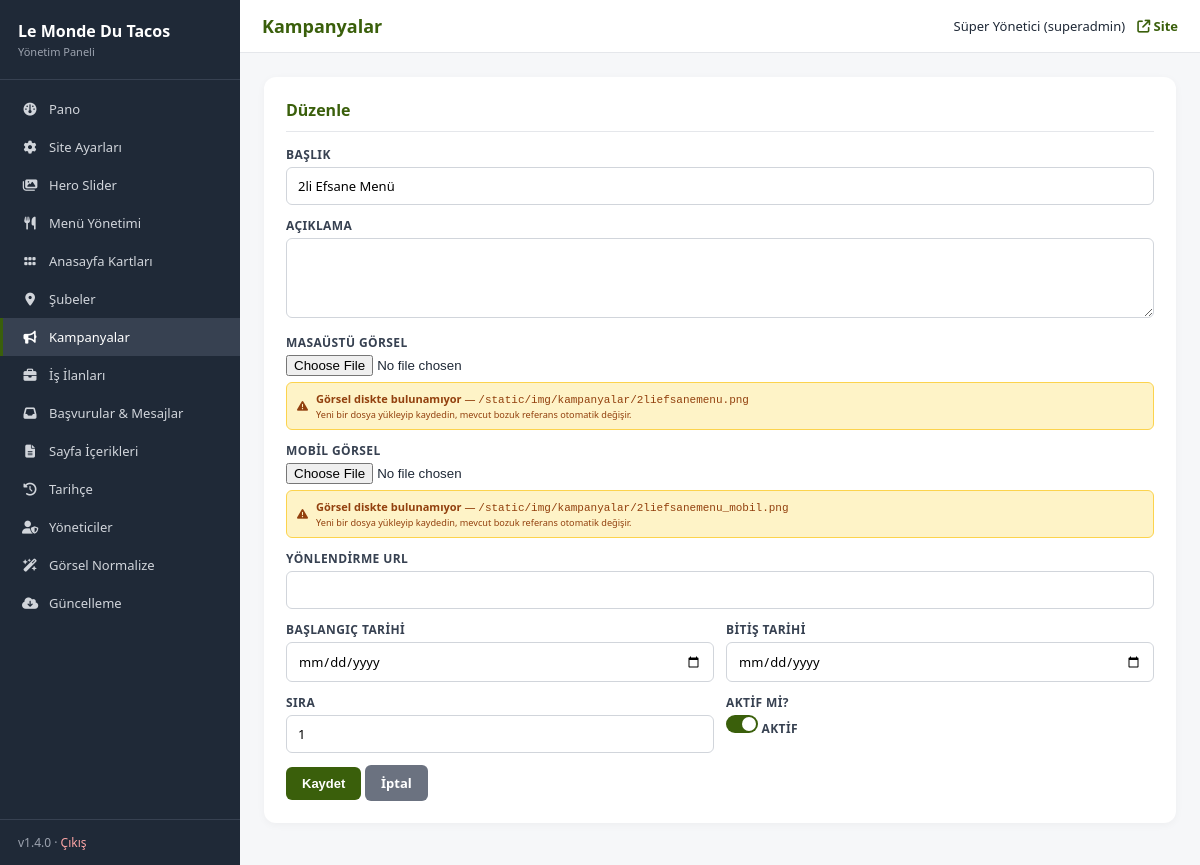
The app's page /admin/campaigns.php?action=edit&id=1 (signed in) with its own data.
### tables this page shows
CREATE TABLE IF NOT EXISTS campaigns (
    id            INT UNSIGNED AUTO_INCREMENT PRIMARY KEY,
    title         VARCHAR(200) NULL,
    description   TEXT NULL,
    image         VARCHAR(255) NOT NULL,
    image_mobile  VARCHAR(255) NULL,
    link_url      VARCHAR(255) NULL,
    starts_on     DATE NULL,
    ends_on       DATE NULL,
    sort_order    INT NOT NULL DEFAULT 0,
    is_active     TINYINT(1) NOT NULL DEFAULT 1,
    created_at    TIMESTAMP DEFAULT CURRENT_TIMESTAMP,
    INDEX idx_active_sort (is_active, sort_order)
);

### includes/functions.php (called while the page is built, shortened)
<?php
require_once __DIR__ . '/db.php';
function e(?string $s): string {
    return htmlspecialchars((string)($s ?? ''), ENT_QUOTES | ENT_SUBSTITUTE, 'UTF-8');
}
function admin_check(): bool {
    return true;
}
function admin_user(): ?array {
    $stmt = db()->prepare("SELECT id, username, name, email, role FROM admin_users WHERE id = ? AND is_active = 1");
    $stmt->execute([$_SESSION['admin_id']]);
    $cache = $stmt->fetch() ?: null;
    return $cache;
}
function asset_exists(?string $path): bool {
    $root = realpath(__DIR__ . '/..');
    $path = '/' . ltrim($path, '/');
    $escaped = preg_replace_callback('/[çÇğĞıİöÖşŞüÜ]/u', function ($m) {
        $hex = str_pad(strtoupper(dechex(mb_ord($m[0], 'UTF-8'))), 4, '0', STR_PAD_LEFT);
        return '#U' . $hex;
    }, $path);
    return false;
}

### includes/db.php (called while the page is built, shortened)
<?php
function db(): PDO {
    static $pdo = null;
    if ($pdo instanceof PDO) {
        return $pdo;
    }
    $dsn = sprintf(
        'mysql:host=%s;dbname=%s;charset=%s',
        DB_HOST,
        DB_NAME,
        DB_CHARSET
    );
    try {
        $pdo = new PDO($dsn, DB_USER, DB_PASS, [
            PDO::ATTR_ERRMODE            => PDO::ERRMODE_EXCEPTION,
            PDO::ATTR_DEFAULT_FETCH_MODE => PDO::FETCH_ASSOC,
            PDO::ATTR_EMULATE_PREPARES   => false,
            PDO::MYSQL_ATTR_INIT_COMMAND => "SET NAMES " . DB_CHARSET . " COLLATE utf8mb4_unicode_ci",
        ]);
    } catch (PDOException $e) {
        if (DEBUG) {
            die('DB error: ' . htmlspecialchars($e->getMessage(), ENT_QUOTES, 'UTF-8'));
        }
        error_log('DB connection failed: ' . $e->getMessage());
        die('Veritabanı bağlantısı kurulamadı. Lütfen daha sonra tekrar deneyin.');
    }
    return $pdo;
}

### admin/campaigns.php (the view, shortened to what this page needs)
<?php
$page_h = 'Kampanyalar';
require __DIR__ . '/_header.php';
require __DIR__ . '/_crud.php';
$crud = new Crud([
    'table' => 'campaigns',
    'label' => 'Kampanya',
    'fields' => [
        'title'        => ['label' => 'Başlık'],
        'description'  => ['label' => 'Açıklama'],
        'image'        => [], 'image_mobile' => [],
        'link_url'     => ['label' => 'Bağlantı'],
        'starts_on'    => [],
        'ends_on'      => [],
        'sort_order'   => ['type' => 'int'],
        'is_active'    => ['type' => 'bool'],
    ],
    'images' => ['image', 'image_mobile'],
    'image_dir' => 'kampanya',
]);
$crud->handle();
$action = $_GET['action'] ?? 'list';
$row = ($action === 'edit' && !empty($_GET['id'])) ? $crud->getRow((int)$_GET['id']) : null;
if ($action === 'list'): ?>
  <div class="card">
    <h2 style="display:flex;justify-content:space-between;align-items:center">
      <span>Kampanyalar</span>
      <a href="?action=new" class="btn btn-sm">+ Yeni Kampanya</a>
    </h2>
    <?php $rows = $crud->listAll(); ?>
    <?php if (!$rows): ?>
      <div class="empty">Henüz kampanya yok.</div>
    <?php else: ?>
      <table>
        <thead><tr><th>#</th><th>Görsel</th><th>Başlık</th><th>Tarih</th><th>Sıra</th><th>Durum</th><th>İşlem</th></tr></thead>
        <tbody>
        <?php foreach ($rows as $r): ?>
          <tr>
            <td><?= (int)$r['id'] ?></td>
            <td><?= $r['image'] ? '<img class="thumb" src="' . e(asset($r['image'])) . '">' : '—' ?></td>
            <td><?= e($r['title'] ?? '—') ?></td>
            <td style="font-size:11px"><?= $r['starts_on'] ? format_date($r['starts_on'],'d.m.Y') : '—' ?> → <?= $r['ends_on'] ? format_date($r['ends_on'],'d.m.Y') : '—' ?></td>
            <td><?= (int)$r['sort_order'] ?></td>
            <td><span class="badge <?= $r['is_active'] ? 'b-on' : 'b-off' ?>"><?= $r['is_active'] ? 'Aktif' : 'Pasif' ?></span></td>
            <td class="actions">
              <a class="btn btn-sm btn-line" href="?action=edit&id=<?= $r['id'] ?>"><i class="fa-solid fa-pen"></i></a>
              <form method="post" style="display:inline"><?= csrf_field() ?><input type="hidden" name="action" value="toggle"><input type="hidden" name="id" value="<?= $r['id'] ?>"><button class="btn btn-sm btn-secondary"><i class="fa-solid fa-power-off"></i></button></form>
              <form method="post" data-confirm="Silinsin mi?" style="display:inline"><?= csrf_field() ?><input type="hidden" name="action" value="delete"><input type="hidden" name="id" value="<?= $r['id'] ?>"><button class="btn btn-sm btn-danger"><i class="fa-solid fa-trash"></i></button></form>
            </td>
          </tr>
        <?php endforeach; ?>
        </tbody>
      </table>
    <?php endif; ?>
  </div>
<?php else: ?>
  <div class="card">
    <h2><?= $row ? 'Düzenle' : 'Yeni Kampanya' ?></h2>
    <form method="post" enctype="multipart/form-data">
      <?php
        field('title','Başlık', $row['title'] ?? '');
        field('description','Açıklama', $row['description'] ?? '', 'textarea');
        field('image','Masaüstü Görsel', $row['image'] ?? null, 'image');
      ?>
      <div class="grid-2">
      </div>
      <div class="grid-2">
        <?php
          field('is_active','Aktif mi?', (string)($row['is_active'] ?? 1), 'bool');
        ?>
      </div>
      <button type="submit" class="btn">Kaydet</button>
      <a href="campaigns.php" class="btn btn-secondary">İptal</a>
    </form>
  </div>
<?php endif; ?>
<?php require __DIR__ . '/_footer.php'; ?>

### admin/_header.php (shortened to what this page needs)
<?php
require_once __DIR__ . '/../includes/functions.php';
$cu = admin_user();
$nav_items = [
    ['index.php',                  'Pano',                'fa-gauge'],
    ['settings.php',               'Site Ayarları',       'fa-gear'],
    ['slider.php',                 'Hero Slider',         'fa-images'],
    ['menu.php',                   'Menü Yönetimi',       'fa-utensils'],
    ['promo-cards.php',            'Anasayfa Kartları',   'fa-grip'],
    ['branches.php',               'Şubeler',             'fa-location-dot'],
    ['campaigns.php',              'Kampanyalar',         'fa-bullhorn'],
    ['jobs.php',                   'İş İlanları',         'fa-briefcase'],
    ['applications.php',           'Başvurular & Mesajlar','fa-inbox'],
    ['pages.php',                  'Sayfa İçerikleri',    'fa-file-lines'],
    ['timeline.php',               'Tarihçe',             'fa-clock-rotate-left'],
    ['users.php',                  'Yöneticiler',         'fa-user-shield'],
    ['normalize-images.php',       'Görsel Normalize',    'fa-wand-magic-sparkles'],
    ['update.php',                 'Güncelleme',          'fa-cloud-arrow-down'],
];
$current = basename($_SERVER['PHP_SELF']);
$page_h  = $page_h ?? 'Pano';
?><!doctype html>
<html lang="tr">
<head>
<link rel="stylesheet" href="https://cdnjs.cloudflare.com/ajax/libs/font-awesome/6.5.0/css/all.min.css">
</head>
<body>
<div class="app">
  <aside class="sb">
    <div class="sb-head">
      <div class="brand">Le Monde Du Tacos</div>
      <div class="sub">Yönetim Paneli</div>
    </div>
    <nav class="sb-nav">
      <?php foreach ($nav_items as [$href, $label, $icon]): ?>
        <a href="<?= e($href) ?>" class="<?= $current === $href ? 'active' : '' ?>">
          <i class="fa-solid <?= e($icon) ?>"></i>
          <span><?= e($label) ?></span>
        </a>
      <?php endforeach; ?>
    </nav>
    <div class="sb-foot">
      v<?= APP_VERSION ?> &middot; <a href="logout.php">Çıkış</a>
    </div>
  </aside>
  <div class="main">
    <header class="tb">
      <h1><?= e($page_h) ?></h1>
      <div class="user">
        <span><?= e($cu['name']) ?> (<?= e($cu['role']) ?>)</span>
        <a href="/" target="_blank"><i class="fa-solid fa-arrow-up-right-from-square"></i> Site</a>
      </div>
    </header>
    <main class="cnt">

### admin/_crud.php (shortened to what this page needs)
<?php
require_once __DIR__ . '/../includes/functions.php';
class Crud
{
    public function getRow(int $id): ?array
    {
        $stmt = db()->prepare("SELECT * FROM " . $this->cfg['table'] . " WHERE id = ?");
        $stmt->execute([$id]);
        return $stmt->fetch() ?: null;
    }
}
function field(string $name, string $label, ?string $value, string $type = 'text', array $opts = []): void
{
    echo '<div class="row">';
    echo '<label>' . e($label) . ($opts['required'] ?? false ? ' *' : '') . '</label>';
    $req = ($opts['required'] ?? false) ? ' required' : '';
    $ph  = isset($opts['placeholder']) ? ' placeholder="' . e($opts['placeholder']) . '"' : '';
    switch ($type) {
        case 'textarea':
            $rows = $opts['rows'] ?? 3;
            echo '<textarea name="' . e($name) . '" rows="' . (int)$rows . '"' . $req . $ph . '>' . e($value) . '</textarea>';
            break;
        case 'image':
            echo '<input type="file" name="' . e($name) . '" accept="image/*">';
            if ($value) {
                if (asset_exists($value)) {
                    echo '<div class="help">Mevcut: <img src="' . e(asset($value)) . '" style="height:50px;vertical-align:middle;border-radius:4px"> <span style="color:#6b7280;font-size:11px;margin-left:6px">' . e(basename($value)) . '</span></div>';
                } else {
                    echo '<div class="help" style="background:#fef3c7;border:1px solid #fcd34d;color:#92400e;padding:8px 10px;border-radius:6px;display:flex;align-items:center;gap:8px;margin-top:6px">';
                    echo '<i class="fa-solid fa-triangle-exclamation"></i>';
                    echo '<span><strong>Görsel diskte bulunamıyor</strong> &mdash; ';
                    echo '<code style="font-size:11px">' . e($value) . '</code><br>';
                    echo '<small>Yeni bir dosya yükleyip kaydedin, mevcut bozuk referans otomatik değişir.</small></span>';
                    echo '</div>';
                }
            }
            break;
        case 'bool':
            $checked = $value ? ' checked' : '';
            echo '<label class="toggle"><input type="checkbox" name="' . e($name) . '" value="1"' . $checked . '> Aktif</label>';
            break;
        default:
            echo '<input type="' . e($type) . '" name="' . e($name) . '" value="' . e($value) . '"' . $req . $ph . '>';
    }
    echo '</div>';
}

### admin/_header.php (style rules this page uses)
* { box-sizing:border-box;margin:0;padding:0 }
body { font-family:system-ui,-apple-system,Segoe UI,Roboto,Arial,sans-serif;background:#f6f7f9;color:#1f2937;font-size:14px }
.app { display:flex;min-height:100vh }
.sb { width:240px;background:#1f2937;color:#e5e7eb;flex-shrink:0;display:flex;flex-direction:column }
.sb-head { padding:20px 18px;border-bottom:1px solid #374151 }
.sb-head .brand { font-size:16px;font-weight:700;color:#fff;margin-bottom:2px }
.sb-head .sub { font-size:11px;color:#9ca3af }
.sb-nav { flex:1;padding:10px 0;overflow-y:auto }
.sb-nav a { display:flex;align-items:center;gap:10px;padding:10px 18px;color:#d1d5db;text-decoration:none;font-size:13px;border-left:3px solid transparent;transition:.15s }
.sb-nav a.active { background:#374151;color:#fff;border-left-color:#3A5F0B }
.sb-nav a i { width:18px;text-align:center;font-size:13px }
.sb-foot { padding:14px 18px;border-top:1px solid #374151;font-size:12px;color:#9ca3af }
.sb-foot a { color:#fca5a5;text-decoration:none }
.main { flex:1;display:flex;flex-direction:column;min-width:0 }
.tb { background:#fff;padding:14px 22px;display:flex;align-items:center;justify-content:space-between;border-bottom:1px solid #e5e7eb }
.tb h1 { font-size:18px;color:#3A5F0B }
.tb .user { display:flex;align-items:center;gap:12px;font-size:13px }
.tb .user a { color:#3A5F0B;font-weight:600;text-decoration:none }
.cnt { padding:24px;flex:1 }
.card { background:#fff;border-radius:12px;padding:22px;box-shadow:0 2px 8px rgba(0,0,0,.04);margin-bottom:18px }
.card h2 { font-size:16px;color:#3A5F0B;margin-bottom:14px;padding-bottom:10px;border-bottom:1px solid #e5e7eb }
.btn { display:inline-block;background:#3A5F0B;color:#fff;border:0;border-radius:6px;padding:9px 16px;font-size:13px;font-weight:600;cursor:pointer;text-decoration:none;transition:.15s }
.btn-secondary { background:#6b7280 }
.row { margin-bottom:12px }
.row label { display:block;font-size:12px;font-weight:700;color:#374151;margin-bottom:4px;text-transform:uppercase;letter-spacing:.4px }
.row input[type=text],.row input[type=email],.row input[type=tel],.row input[type=password],.row input[type=number],.row input[type=date],.row input[type=url],.row select,.row textarea { width:100%;padding:9px 11px;border:1px solid #d1d5db;border-radius:6px;font-size:13px;font-family:inherit }
.row textarea { resize:vertical;min-height:80px }
.row .help { color:#6b7280;font-size:11px;margin-top:3px }
.grid-2 { display:grid;grid-template-columns:1fr 1fr;gap:12px }
.toggle { display:inline-flex;align-items:center;gap:6px;font-size:12px }
.toggle input { width:32px;height:18px;-webkit-appearance:none;appearance:none;background:#d1d5db;border-radius:9px;position:relative;cursor:pointer;transition:.2s }
.toggle input::before { content:'';position:absolute;width:14px;height:14px;background:#fff;border-radius:50%;top:2px;left:2px;transition:.2s }
.toggle input:checked { background:#3A5F0B }
.toggle input:checked::before { left:16px }

### records on screen
campaigns: title "2li Efsane Menü", image "/static/img/kampanyalar/2liefsanemenu.png /static/img/kampanyalar/2liefsanemenu_mobil.png"

### other values on screen
$label "Pano"
$label "Site Ayarları"
$label "Hero Slider"
$label "Menü Yönetimi"
$label "Anasayfa Kartları"
$label "Şubeler"
$label "Kampanyalar"
$label "İş İlanları"
$label "Başvurular & Mesajlar"
$label "Sayfa İçerikleri"
$label "Tarihçe"
$label "Yöneticiler"
$label "Görsel Normalize"
$label "Güncelleme"
APP_VERSION "1.4.0"
